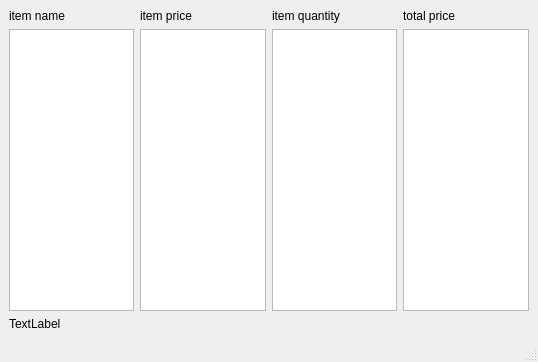
<?xml version="1.0" encoding="UTF-8"?>
<ui version="4.0">
 <class>Cartwindow</class>
 <widget class="QMainWindow" name="Cartwindow">
  <property name="geometry">
   <rect>
    <x>0</x>
    <y>0</y>
    <width>538</width>
    <height>362</height>
   </rect>
  </property>
  <property name="windowTitle">
   <string>MainWindow</string>
  </property>
  <widget class="QWidget" name="centralwidget">
   <layout class="QVBoxLayout" name="verticalLayout_5">
    <item>
     <layout class="QHBoxLayout" name="horizontalLayout">
      <item>
       <layout class="QVBoxLayout" name="verticalLayout">
        <item>
         <widget class="QLabel" name="label">
          <property name="text">
           <string>item name</string>
          </property>
         </widget>
        </item>
        <item>
         <widget class="QListWidget" name="items"/>
        </item>
       </layout>
      </item>
      <item>
       <layout class="QVBoxLayout" name="verticalLayout_2">
        <item>
         <widget class="QLabel" name="label_2">
          <property name="text">
           <string>item price</string>
          </property>
         </widget>
        </item>
        <item>
         <widget class="QListWidget" name="price"/>
        </item>
       </layout>
      </item>
      <item>
       <layout class="QVBoxLayout" name="verticalLayout_3">
        <item>
         <widget class="QLabel" name="label_3">
          <property name="text">
           <string>item quantity</string>
          </property>
         </widget>
        </item>
        <item>
         <widget class="QListWidget" name="quantity"/>
        </item>
       </layout>
      </item>
      <item>
       <layout class="QVBoxLayout" name="verticalLayout_4">
        <item>
         <widget class="QLabel" name="label_4">
          <property name="text">
           <string>total price</string>
          </property>
         </widget>
        </item>
        <item>
         <widget class="QListWidget" name="totalprice"/>
        </item>
       </layout>
      </item>
     </layout>
    </item>
    <item>
     <widget class="QLabel" name="totalamount">
      <property name="text">
       <string>TextLabel</string>
      </property>
     </widget>
    </item>
   </layout>
  </widget>
  <widget class="QMenuBar" name="menubar">
   <property name="geometry">
    <rect>
     <x>0</x>
     <y>0</y>
     <width>538</width>
     <height>20</height>
    </rect>
   </property>
  </widget>
  <widget class="QStatusBar" name="statusbar"/>
 </widget>
 <resources/>
 <connections/>
</ui>
